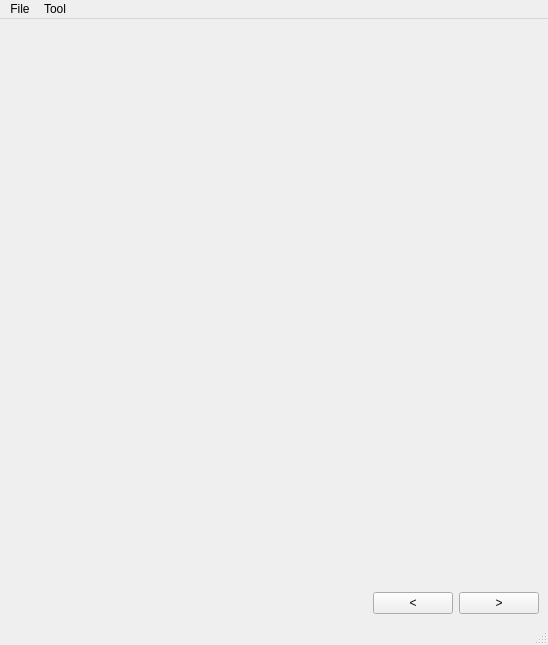
<?xml version="1.0" encoding="UTF-8"?>
<ui version="4.0">
 <class>MainWindow</class>
 <widget class="QMainWindow" name="MainWindow">
  <property name="geometry">
   <rect>
    <x>0</x>
    <y>0</y>
    <width>548</width>
    <height>645</height>
   </rect>
  </property>
  <property name="windowTitle">
   <string>MainWindow</string>
  </property>
  <widget class="QWidget" name="centralwidget">
   <layout class="QGridLayout" name="gridLayout_2">
    <item row="0" column="0">
     <layout class="QGridLayout" name="gridLayout">
      <item row="0" column="0" colspan="3">
       <widget class="QLabel" name="Image_label">
        <property name="text">
         <string/>
        </property>
        <property name="alignment">
         <set>Qt::AlignCenter</set>
        </property>
        <property name="margin">
         <number>0</number>
        </property>
       </widget>
      </item>
      <item row="1" column="1">
       <widget class="QPushButton" name="PreviousButton">
        <property name="text">
         <string>&lt;</string>
        </property>
        <property name="shortcut">
         <string>,</string>
        </property>
       </widget>
      </item>
      <item row="1" column="0">
       <spacer name="horizontalSpacer">
        <property name="orientation">
         <enum>Qt::Horizontal</enum>
        </property>
        <property name="sizeHint" stdset="0">
         <size>
          <width>40</width>
          <height>20</height>
         </size>
        </property>
       </spacer>
      </item>
      <item row="1" column="2">
       <widget class="QPushButton" name="NextButton">
        <property name="text">
         <string>&gt;</string>
        </property>
        <property name="shortcut">
         <string>.</string>
        </property>
       </widget>
      </item>
     </layout>
    </item>
   </layout>
  </widget>
  <widget class="QStatusBar" name="statusbar"/>
  <widget class="QMenuBar" name="menuBar">
   <property name="geometry">
    <rect>
     <x>0</x>
     <y>0</y>
     <width>548</width>
     <height>24</height>
    </rect>
   </property>
   <widget class="QMenu" name="menuOpen">
    <property name="title">
     <string>File</string>
    </property>
    <addaction name="actionFile"/>
    <addaction name="actionDirectory"/>
    <addaction name="actionClose"/>
   </widget>
   <widget class="QMenu" name="menuTool">
    <property name="title">
     <string>Tool</string>
    </property>
    <addaction name="actionOpen_Tool"/>
   </widget>
   <addaction name="menuOpen"/>
   <addaction name="menuTool"/>
  </widget>
  <action name="actionFile">
   <property name="text">
    <string>Open File</string>
   </property>
   <property name="shortcut">
    <string>Meta+F</string>
   </property>
  </action>
  <action name="actionDirectory">
   <property name="text">
    <string>Open Directory</string>
   </property>
   <property name="shortcut">
    <string>Meta+D</string>
   </property>
  </action>
  <action name="actionSave">
   <property name="text">
    <string>Save</string>
   </property>
   <property name="shortcut">
    <string>Ctrl+S</string>
   </property>
  </action>
  <action name="actionClose">
   <property name="text">
    <string>Close</string>
   </property>
   <property name="shortcut">
    <string>Ctrl+E</string>
   </property>
  </action>
  <action name="actionOpen_Tool">
   <property name="text">
    <string>Open Tool</string>
   </property>
   <property name="shortcut">
    <string>Meta+T</string>
   </property>
  </action>
 </widget>
 <resources/>
 <connections/>
</ui>
